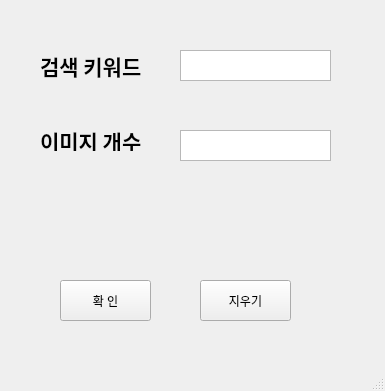
<?xml version="1.0" encoding="UTF-8"?>
<ui version="4.0">
 <class>ImageCrawling</class>
 <widget class="QMainWindow" name="ImageCrawling">
  <property name="geometry">
   <rect>
    <x>0</x>
    <y>0</y>
    <width>385</width>
    <height>391</height>
   </rect>
  </property>
  <property name="windowTitle">
   <string>MainWindow</string>
  </property>
  <widget class="QWidget" name="centralwidget">
   <widget class="QPushButton" name="ok_btn">
    <property name="geometry">
     <rect>
      <x>60</x>
      <y>280</y>
      <width>91</width>
      <height>41</height>
     </rect>
    </property>
    <property name="text">
     <string>확 인</string>
    </property>
   </widget>
   <widget class="QPushButton" name="clear_btn">
    <property name="geometry">
     <rect>
      <x>200</x>
      <y>280</y>
      <width>91</width>
      <height>41</height>
     </rect>
    </property>
    <property name="text">
     <string>지우기</string>
    </property>
   </widget>
   <widget class="QLabel" name="label_word">
    <property name="geometry">
     <rect>
      <x>40</x>
      <y>50</y>
      <width>131</width>
      <height>31</height>
     </rect>
    </property>
    <property name="font">
     <font>
      <family>Agency FB</family>
      <pointsize>16</pointsize>
      <weight>75</weight>
      <bold>true</bold>
     </font>
    </property>
    <property name="text">
     <string>검색 키워드</string>
    </property>
   </widget>
   <widget class="QLabel" name="label_count">
    <property name="geometry">
     <rect>
      <x>40</x>
      <y>130</y>
      <width>131</width>
      <height>21</height>
     </rect>
    </property>
    <property name="font">
     <font>
      <family>Agency FB</family>
      <pointsize>16</pointsize>
      <weight>75</weight>
      <bold>true</bold>
     </font>
    </property>
    <property name="text">
     <string>이미지 개수</string>
    </property>
   </widget>
   <widget class="QTextEdit" name="wordBox">
    <property name="geometry">
     <rect>
      <x>180</x>
      <y>50</y>
      <width>151</width>
      <height>31</height>
     </rect>
    </property>
   </widget>
   <widget class="QTextEdit" name="countBox">
    <property name="geometry">
     <rect>
      <x>180</x>
      <y>130</y>
      <width>151</width>
      <height>31</height>
     </rect>
    </property>
   </widget>
  </widget>
  <widget class="QStatusBar" name="statusBar"/>
  <action name="actionCat">
   <property name="text">
    <string>Cat</string>
   </property>
  </action>
  <action name="actionDog_2">
   <property name="text">
    <string>Dog</string>
   </property>
  </action>
  <action name="actionCat_2">
   <property name="text">
    <string>Cat</string>
   </property>
  </action>
  <action name="actionOpen">
   <property name="text">
    <string>Open</string>
   </property>
  </action>
  <action name="actionSave">
   <property name="text">
    <string>Save</string>
   </property>
  </action>
  <action name="actionExit">
   <property name="text">
    <string>Exit</string>
   </property>
  </action>
  <action name="actionExit_2">
   <property name="text">
    <string>Exit</string>
   </property>
  </action>
 </widget>
 <resources/>
 <connections/>
</ui>
